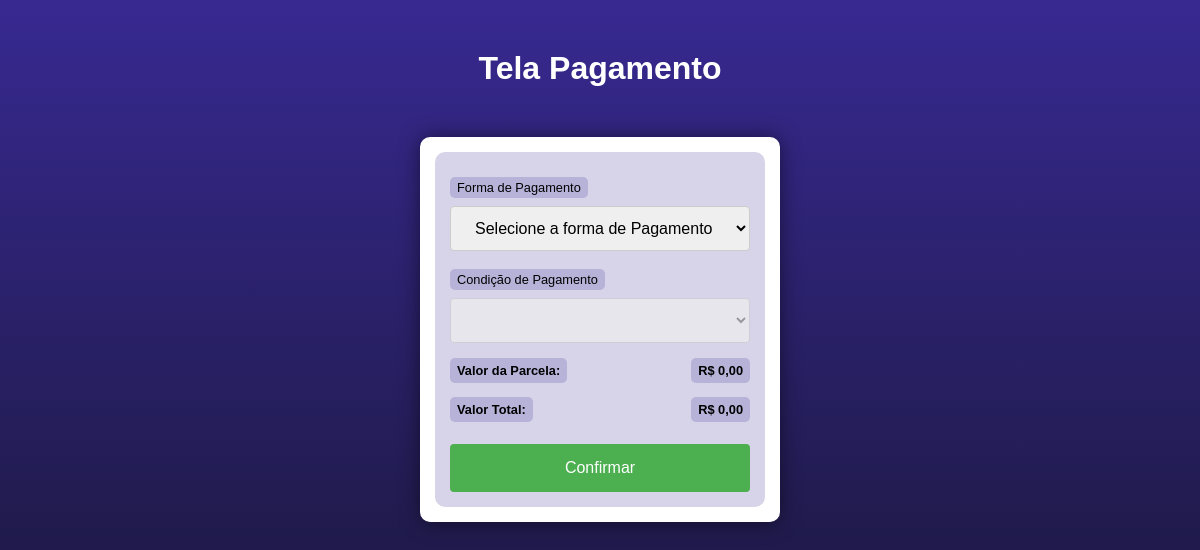
The app's page /pagamento.php, older data.
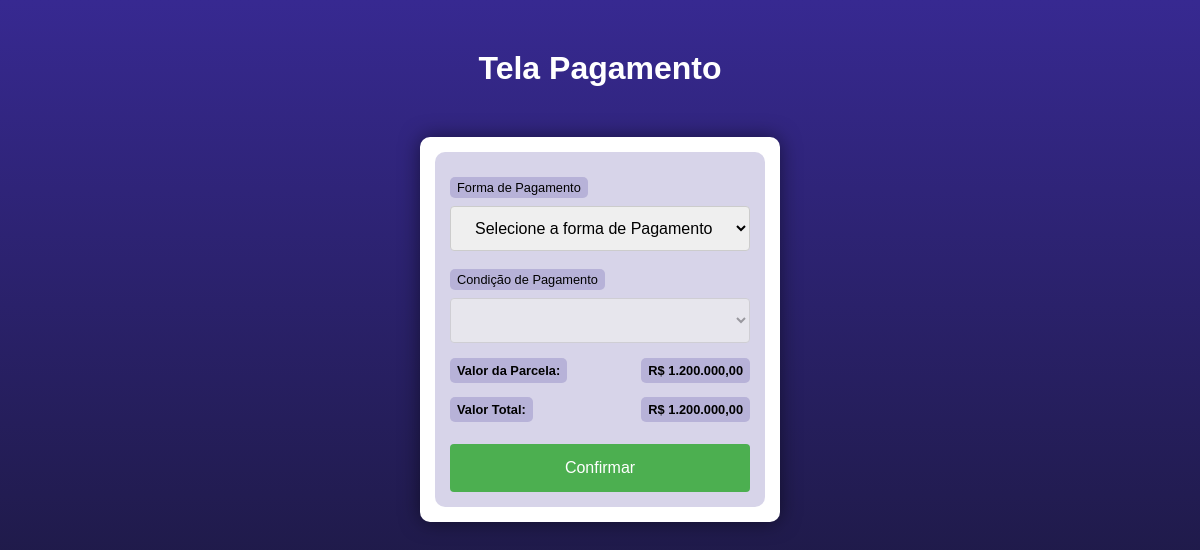
The same page, newer data.
### tables this page shows
CREATE TABLE IF NOT EXISTS `tb_produto` (
  `ID_PRODUTO` int NOT NULL AUTO_INCREMENT,
  `FOTO_PRODUTO` varchar(255) DEFAULT NULL,
  `VALOR_PRODUTO` decimal(10,2) NOT NULL,
  `ANO_PRODUTO` varchar(4) DEFAULT NULL,
  `COMBUSTIVEL_PRODUTO` varchar(10) DEFAULT NULL,
  `LUGARES_PRODUTO` varchar(5) DEFAULT NULL,
  `PORTAS_PRODUTO` varchar(5) DEFAULT NULL,
  `PRECEDENCIA_PRODUTO` varchar(20) DEFAULT NULL,
  `VELMAX_PRODUTO` varchar(10) DEFAULT NULL,
  `CAMBIO_PRODUTO` varchar(20) DEFAULT NULL,
  `MARCHAS_PRODUTO` varchar(10) DEFAULT NULL,
  `TRACAO_PRODUTO` varchar(10) DEFAULT NULL,
  `CILINDRO_PRODUTO` varchar(10) DEFAULT NULL,
  `POTENCIA_PRODUTO` varchar(10) DEFAULT NULL,
  `TORQUE_PRODUTO` varchar(10) DEFAULT NULL,
  `ACELERACAO_PRODUTO` varchar(10) DEFAULT NULL,
  `FABRICANTE_PRODUTO` varchar(20) DEFAULT NULL,
  `MODELO_PRODUTO` varchar(20) DEFAULT NULL,
  `FICHATEC_PRODUTO` varchar(60) DEFAULT NULL,
  PRIMARY KEY (`ID_PRODUTO`)
);

### pagamento.php (the view, shortened to what this page needs)
<!DOCTYPE html>
<html lang="pt-br">
<head>
    <link rel="stylesheet" href="perola.css">
</head>
<body>
    <?php
        include "conexao.php";
        $tabela = $conexao -> prepare("SELECT * FROM tb_produto");
        $tabela -> execute();
        while ($dados = $tabela -> fetch(PDO::FETCH_OBJ)) $valor = $dados -> VALOR_PRODUTO;
        $padraoBr = numfmt_create("pt_BR", NumberFormatter::CURRENCY);
        $valorPadrao = numfmt_format_currency($padraoBr, $valor, "BRL");
    ?>
    <header>
        <h1>Tela Pagamento</h1>
    </header>
    <section>
        <form action="pagamento.php?valor=enviado" method="POST">
            <div>
                <label for="iformaPagamento">Forma de Pagamento</label>
                <select name="formaPagamento" id="iformaPagamento" onchange="CondicaoPagamento()" required>
                    <option value="">Selecione a forma de Pagamento</option>
                </select>
            </div>
            <div>
                <label for="icondPagamento">Condição de Pagamento</label>
                <select name="condicaoPagamento" id="icondPagamento" disabled>
                    <option value="0"></option>
                    <option value="1">Preço à vista</option>
                </select>
            </div>
            <div class="valores">
                <p>Valor da Parcela:</p>
                <p id="Parcela" name="valorParcela"><?php echo $valorPadrao;?></p>
            </div>
            <div class="valores">
                <p>Valor Total:</p>
                <p><?php echo $valorPadrao;?></p>
            </div>
            <div>
                <input type="submit" value="Confirmar">
            </div>
        </form>
    </section>
</body>
</html>

### perola.css (style rules this page uses)
* { font-family: Verdana, Geneva, Tahoma, sans-serif; box-sizing: border-box; margin: 0; padding: 0; }
body { background-color: #15142b; background-image: linear-gradient(180deg, #372991, #15142b); background-repeat: no-repeat; background-position: center center; background-size: cover; background-attachment: fixed; display: flex; flex-direction: column; flex-wrap: nowrap; justify-content: center; align-items: center; }
header, main, section, article { max-width: 1250px; }
header > h1 { color: white; margin: 50px 0px; }
main, section, article { background-color: white; padding: 15px; margin-bottom: 20px; border-radius: 10px; box-shadow: 0px 0px 20px rgba(0, 0, 0, 0.502); }
p { text-align: justify; line-height: 1.5em; }
form { background-color: rgba(55, 41, 145, 0.2); padding: 15px; border-radius: 10px; }
form label { display: block; width: fit-content; font-size: 0.8em; font-weight: 100; background-color: rgba(55, 41, 145, 0.2); padding: 3px 7px; margin-top: 10px; margin-bottom: 0px; border-radius: 5px; }
input[type=text], [type=number], select, input[type=date], input[type=date], input[type=datetime], input[type=email], input[type=month], input[type=password], input[type=range], input[type=tel], input[type=time], input[type=week] { width: 100%; padding: 12px 20px; font-size: 1em; margin: 8px 0; display: inline-block; border: 1px solid #ccc; border-radius: 4px; box-sizing: border-box; }
input[type=submit] { width: 100%; background-color: #4CAF50; font-size: 1em; color: white; padding: 15px 25px; margin: 15px 0px 0px 0px; border: none; border-radius: 4px; cursor: pointer; }
.valores { display: flex; justify-content: space-between; }
.valores > p { font-size: 0.8em; font-weight: bold; background-color: rgba(55, 41, 145, 0.2); padding: 3px 7px; border-radius: 5px; margin: 7px 0px; }

Row changes from the older to the newer data that the page shows:
added tb_produto: VALOR_PRODUTO "R$ 1.200.000,00"
Text that changed along with them:
$valorPadrao: "R$ 0,00" → (not shown)
